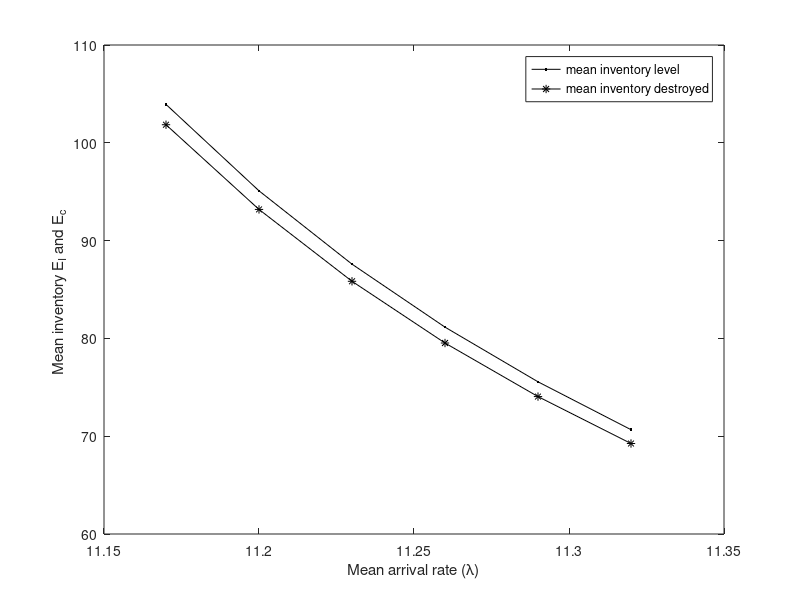

MATLAB code to generate this figure:
%% Graph of Arrival rate Vs Expected inventory E_I and Expected inventory destroyed
close all;
clear;
%%Fi=Fi(beta,lambda,mu,alpha,r,xi,eta,gamma,kappa,N);
%For beta=0.3; lambda=11.17; mu=19.9833; alpha=0.029; r=0.4; eta=0.0588; xi=0.015; D=6;gamma=0.02;kappa=0.8; N=89; 
lambda=[11.17 11.2 11.23 11.26 11.29 11.32];
EI=[103.926139	95.090076	87.591819	81.151656	75.562092	70.666176];
Ec=[101.847616	93.188275	85.839983	79.528623	74.050850	69.252852];
plot(lambda,EI,'black .-', lambda,Ec,'black *-');
legend('mean inventory level', 'mean inventory destroyed');
xlabel('Mean arrival rate (\lambda)'); hold on
ylabel('Mean inventory E_I and E_c '); hold on
%title('Average inventory level Vs average arriva rate'); hold on 
%%%%%%%%%%%%%%%%%%%%%%%%%%%%%%%%%%%%%%%%%%%%%%%%%%%%%%%%%%%%
%%%%%%%%%%%%%%%%%%%%%%%%%%%%%%%%%%%%%%%%%%%%%%%%%%%%%%%%%%%%

  



  
  
